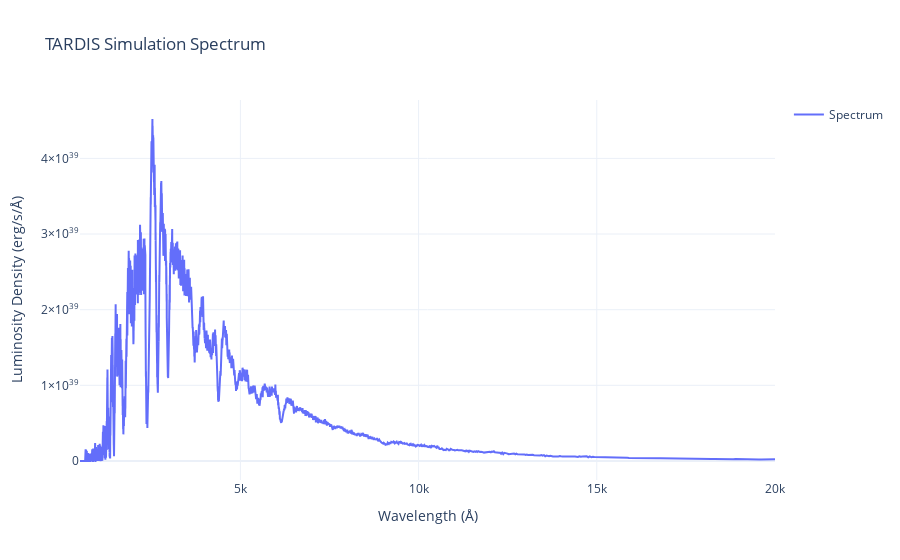

The cell this chart's notebook holds for it:
### Code cell
fig = go.Figure()

fig.add_trace(
    go.Scatter(
        x=sim.spectrum_solver.spectrum_virtual_packets.wavelength,
        y=sim.spectrum_solver.spectrum_virtual_packets.luminosity_density_lambda,
        mode="lines",
        name="Spectrum",
    )
)

fig.update_layout(
    title="TARDIS Simulation Spectrum",
    xaxis_title="Wavelength (Å)",
    yaxis_title="Luminosity Density (erg/s/Å)",
    showlegend=True,
    template="plotly_white",
)

fig.show()

### Figure 1 — Plotly figure (JSON) as saved in the notebook; plotly's stock layout.template omitted (floating-point values rounded to 4 significant figures; data arrays with more than 128 entries replaced by an {"elided": "..."} marker saying what was removed)
{"data": [{"mode": "lines", "name": "Spectrum", "type": "scatter", "x": {"elided": "10000 float values"}, "y": {"elided": "10000 float values"}}], "layout": {"showlegend": true, "title": {"text": "TARDIS Simulation Spectrum"}, "xaxis": {"title": {"text": "Wavelength (Å)"}}, "yaxis": {"title": {"text": "Luminosity Density (erg/s/Å)"}}}}
